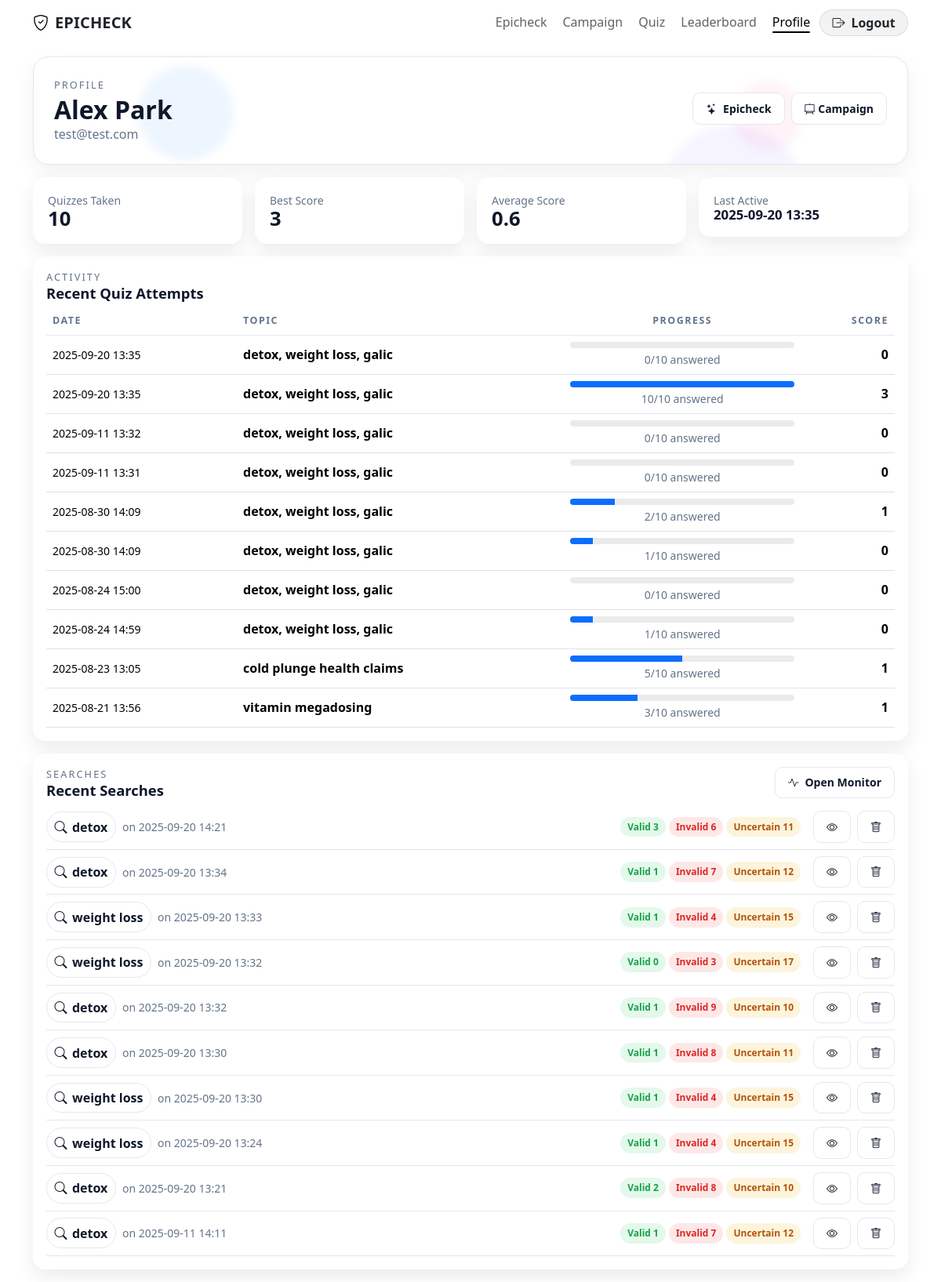
Screenshot of /profile (signed in) with the database file from the repository.
### tables this page shows
CREATE TABLE users (
            id            INTEGER PRIMARY KEY AUTOINCREMENT,
            name          TEXT,
            email         TEXT NOT NULL UNIQUE,
            password_hash TEXT NOT NULL,
            created_at    TEXT NOT NULL
        );

CREATE TABLE quiz_attempts (
            id         INTEGER PRIMARY KEY AUTOINCREMENT,
            quiz_id    INTEGER NOT NULL,
            user_id    INTEGER,                     -- null for anonymous
            anon_id    TEXT,                        -- per-session token for anonymous
            started_at TEXT NOT NULL,
            finished_at TEXT,
            score      INTEGER NOT NULL DEFAULT 0,
            FOREIGN KEY (quiz_id) REFERENCES quizzes(id) ON DELETE CASCADE,
            FOREIGN KEY (user_id) REFERENCES users(id) ON DELETE SET NULL
        );

CREATE TABLE quizzes (
            id         INTEGER PRIMARY KEY AUTOINCREMENT,
            topic      TEXT NOT NULL,
            is_daily   INTEGER NOT NULL DEFAULT 0,  -- 1 for daily quiz
            created_at TEXT NOT NULL
        );

CREATE TABLE searches (
            id          INTEGER PRIMARY KEY AUTOINCREMENT,
            keywords    TEXT NOT NULL,
            sources     TEXT NOT NULL,      -- comma-separated list (e.g., "youtube,reddit")
            created_at  TEXT NOT NULL       -- ISO 8601 UTC
        , user_id INTEGER);

### app.py (the view)
@app.route("/profile")
@login_required
def profile():
    db = get_db()
    user_id = g.user["id"]
    attempts = db.execute(
        """
        SELECT
          qa.id            AS attempt_id,
          qa.quiz_id,
          qa.score,
          qa.started_at,
          qa.finished_at,
          q.topic,
          q.is_daily,
          (SELECT COUNT(*) FROM quiz_items WHERE quiz_id = qa.quiz_id) AS total_items,
          (SELECT COUNT(*) FROM quiz_answers WHERE attempt_id = qa.id) AS answered
        FROM quiz_attempts qa
        JOIN quizzes q ON q.id = qa.quiz_id
        WHERE qa.user_id = ?
        ORDER BY qa.started_at DESC
        LIMIT 10
        """,
        (user_id,)
    ).fetchall()
    stats = db.execute(
        """
        SELECT
          COUNT(*)                 AS total_quizzes,
          COALESCE(AVG(score), 0)  AS avg_score,
          COALESCE(MAX(score), 0)  AS best_score,
          MAX(started_at)          AS last_active
        FROM quiz_attempts
        WHERE user_id = ?
        """,
        (user_id,)
    ).fetchone() or {"total_quizzes": 0, "avg_score": 0, "best_score": 0, "last_active": None}
    searches = db.execute(
        """
        SELECT s.id, s.keywords, s.sources, s.created_at,
               SUM(CASE WHEN p.verdict='valid' THEN 1 ELSE 0 END)     AS valid_count,
               SUM(CASE WHEN p.verdict='invalid' THEN 1 ELSE 0 END)   AS invalid_count,
               SUM(CASE WHEN p.verdict='uncertain' THEN 1 ELSE 0 END) AS uncertain_count
        FROM searches s
        LEFT JOIN posts p ON p.search_id = s.id
        WHERE s.user_id = ?
        GROUP BY s.id
        ORDER BY s.id DESC
        LIMIT 10
        """,
        (user_id,)
    ).fetchall()
    per_topic = db.execute(
        """
        SELECT qi.topic,
               COUNT(*)            AS answered,
               SUM(qa.correct)     AS correct
        FROM quiz_answers qa
        JOIN quiz_items   qi ON qi.id   = qa.item_id
        JOIN quiz_attempts qatt ON qatt.id = qa.attempt_id
        WHERE qatt.user_id = ?
        GROUP BY qi.topic
        ORDER BY answered DESC
        LIMIT 20
        """,
        (user_id,)
    ).fetchall()
    return render_template(
        "profile.html",
        is_guest=False,
        user=g.user,
        stats=dict(stats),
        attempts=[dict(r) for r in attempts],
        searches=[dict(r) for r in searches],
        per_topic=[dict(r) for r in per_topic],
    )

### app.py (called while the page is built)
def _parse_iso_any(value):
    if isinstance(value, datetime):
        dt = value
    else:
        s = str(value or "").strip()
        try:
            dt = datetime.fromisoformat(s.replace("Z", "+00:00"))
        except Exception:
            try:
                dt = datetime.strptime(s, "%Y-%m-%d %H:%M:%S")
            except Exception:
                return None
    if dt.tzinfo is None:
        dt = dt.replace(tzinfo=timezone.utc)
    else:
        dt = dt.astimezone(timezone.utc)
    return dt

@app.template_filter("dt")
def jinja_dt(value, fmt="%Y-%m-%d %H:%M"):
    dt = _parse_iso_any(value)
    if not dt:
        return "" if value in (None, "") else str(value)
    try:
        local = dt.astimezone(ZoneInfo(APP_TZ))
    except Exception:
        local = dt
    return local.strftime(fmt)

def get_db():
    if "db" not in g:
        g.db = sqlite3.connect(DB_PATH, detect_types=sqlite3.PARSE_DECLTYPES)
        g.db.row_factory = sqlite3.Row
    return g.db

@app.before_request
def load_current_user():
    uid = session.get("user_id")
    if uid:
        g.user = get_db().execute("SELECT * FROM users WHERE id = ?", (uid,)).fetchone()
    else:
        g.user = None

@app.context_processor
def inject_user():
    return {"current_user": g.user}

def login_required(fn):
    @wraps(fn)
    def wrapper(*args, **kwargs):
        if not g.user:
            return redirect(url_for("login", next=request.path))
        return fn(*args, **kwargs)
    return wrapper

### templates/profile.html (shortened to what this page needs)
{% extends "nav.html" %}
{% block content %}
<section class="container my-3">
  <div class="dash-hero">
    <div class="hero-bg-particles"><span></span><span></span></div>
    <div class="head">
      <div class="eyebrow">Profile</div>
      <div class="d-flex flex-wrap align-items-center justify-content-between">
        <h2 class="page-title mb-0">
          {{ 'Guest Dashboard' if is_guest else (user.name or 'Your Dashboard') }}
        </h2>
        <div class="d-flex align-items-center gap-2">
          <a class="btn btn-clean btn-sm" href="{{ url_for('monitor') }}"><i class="bi bi-stars me-1"></i> Epicheck</a>
          <a class="btn btn-clean btn-sm" href="{{ url_for('studio_home') }}"><i class="bi bi-easel2"></i> Campaign</a>
        </div>
      </div>
      <p class="kicker mb-0">
        {{ 'You are viewing a guest session (scores saved to this browser).' if is_guest else (user.email or '') }}
      </p>
    </div>
  </div>
</section>
<section class="container my-3">
  <div class="row g-3">
    <div class="col-12 col-md-3">
      <div class="glass stat-card">
        <div class="muted small">Quizzes Taken</div>
        <div class="stat-k">{{ stats.total_quizzes or 0 }}</div>
      </div>
    </div>
    <div class="col-12 col-md-3">
      <div class="glass stat-card">
        <div class="muted small">Best Score</div>
        <div class="stat-k">{{ (stats.best_score or 0) }}</div>
      </div>
    </div>
    <div class="col-12 col-md-3">
      <div class="glass stat-card">
        <div class="muted small">Average Score</div>
        <div class="stat-k">{{ (stats.avg_score or 0)|round(2) }}</div>
      </div>
    </div>
    <div class="col-12 col-md-3">
      <div class="glass stat-card">
        <div class="muted small">Last Active</div>
        <div class="stat-k" style="font-size:1.05rem;">
          {{ (stats.last_active|dt) if stats.last_active else '—' }}
        </div>
      </div>
    </div>
  </div>
</section>
<section class="container my-3">
  <div class="glass p-3">
    <div class="d-flex align-items-center justify-content-between">
      <div class="head mb-0">
        <div class="eyebrow">Activity</div>
        <h3 class="page-title" style="font-size:1.15rem; margin:0;">Recent Quiz Attempts</h3>
      </div>
    </div>
    <div class="table-responsive mt-2">
      <table class="table align-middle mb-0">
        <thead>
          <tr>
            <th>Date</th>
            <th>Topic</th>
            <th class="text-center">Progress</th>
            <th class="text-end">Score</th>
          </tr>
        </thead>
        <tbody>
          {% if attempts %}
            {% for a in attempts %}
            <tr>
              <td class="small">{{ a.started_at|dt }}</td>
              <td class="fw-semibold">{{ a.topic }}</td>
              <td class="text-center" style="min-width:160px;">
                {% set total = a.total_items or 0 %}
                {% set ans = a.answered or 0 %}
                {% set pct = (ans / total * 100) if total>0 else 0 %}
                <div class="progress">
                  <div class="progress-bar" role="progressbar" style="width: {{ pct|round(0) }}%"></div>
                </div>
                <div class="small muted mt-1">{{ ans }}/{{ total }} answered</div>
              </td>
              <td class="text-end fw-bold">{{ a.score }}</td>
            </tr>
            {% endfor %}
          {% else %}
            <tr><td colspan="5" class="text-center text-muted py-4">No attempts yet.</td></tr>
          {% endif %}
        </tbody>
      </table>
    </div>
  </div>
</section>
<section class="container my-3">
  <div class="glass p-3">
    <div class="d-flex align-items-center justify-content-between">
      <div class="head mb-0">
        <div class="eyebrow">Searches</div>
        <h3 class="page-title" style="font-size:1.15rem; margin:0;">Recent Searches</h3>
      </div>
      <a class="btn btn-clean btn-sm" href="{{ url_for('monitor') }}"><i class="bi bi-activity me-1"></i> Open Monitor</a>
    </div>
    <div class="mt-2">
      {% if searches %}
        {% for s in searches %}
         <div class="d-flex flex-wrap align-items-center justify-content-between py-2 border-bottom"
     style="border-color:var(--line) !important;"
     data-search-row="{{ s.id }}">
  <div class="d-flex align-items-center gap-2">
    <span class="kw-chip"><i class="bi bi-search"></i> {{ s.keywords }}</span>
    <span class="small muted">on {{ s.created_at|dt }}</span>
  </div>
  <div class="d-flex align-items-center gap-2">
    <div class="d-flex align-items-center gap-1 me-2">
      <span class="mini-pill p-valid">Valid {{ s.valid_count or 0 }}</span>
      <span class="mini-pill p-invalid">Invalid {{ s.invalid_count or 0 }}</span>
      <span class="mini-pill p-uncertain">Uncertain {{ s.uncertain_count or 0 }}</span>
    </div>
    <button type="button"
            class="btn btn-clean btn-sm"
            data-view-search="{{ s.id }}"
            title="View saved posts"
            aria-label="View saved posts">
      <i class="bi bi-eye"></i>
    </button>
    <button type="button"
            class="btn btn-clean btn-sm"
            data-delete-search="{{ s.id }}"
            title="Delete this search"
            aria-label="Delete this search">
      <i class="bi bi-trash"></i>
    </button>
  </div>
</div>
        {% endfor %}
      {% else %}
        <div class="text-center text-muted py-4">No searches yet.</div>
      {% endif %}
    </div>
  </div>
</section>
{% endblock %}

### templates/nav.html (style rules this page uses)
:root { --nav-glass-bg: color-mix(in srgb, var(--bs-body-bg) 65%, transparent); --nav-border: color-mix(in srgb, var(--bs-body-color) 12%, transparent); --link-muted: color-mix(in srgb, var(--bs-body-color) 72%, transparent); }

### templates/profile.html (style rules this page uses)
:root { --ink:#0f172a; --muted:#64748b; --line:#e5e7eb; --panel:#ffffff; --glass: rgba(255,255,255,.70); }
.dash-hero { position:relative; border-radius:20px; padding:26px; background: var(--panel); border:1px solid var(--line); box-shadow: 0 10px 28px rgba(0,0,0,.06); overflow:hidden; }
.dash-hero .hero-bg-particles { position:absolute; inset:0; pointer-events:none; z-index:0; }
.dash-hero .hero-bg-particles span { position:absolute; display:block; border-radius:50%; opacity:.7; filter: blur(6px); animation: float-particle linear infinite; }
.dash-hero .hero-bg-particles span:nth-child(1) { width:120px; height:120px; background:rgba(96,165,250,.16); top:8%; left:12%; animation-duration:18s; }
.dash-hero .hero-bg-particles span:nth-child(2) { width:180px; height:180px; background:rgba(167,139,250,.14); top:64%; left:72%; animation-duration:24s; animation-delay:-6s; }
.head { position:relative; z-index:1; }
.eyebrow { font-size:.8rem; letter-spacing:.16em; text-transform:uppercase; color: var(--muted); }
.page-title { margin:.25rem 0 .25rem; font-weight:800; line-height:1.15; color:var(--ink); }
.kicker { color: var(--muted); }
.glass { background: var(--glass); -webkit-backdrop-filter: blur(12px); backdrop-filter: blur(12px); border-radius:16px; border:1px solid rgba(255,255,255,.35); box-shadow: 0 10px 24px rgba(0,0,0,.08); }
.btn-clean { border:1px solid var(--line); background:#fff; color: var(--ink); font-weight:700; border-radius:10px; padding:.55rem 1rem; transition: background .18s ease, border-color .18s ease, box-shadow .18s ease; }
.stat-card { padding:18px; }
.stat-k { font-weight:800; font-size:1.6rem; line-height:1; color:var(--ink); }
.muted { color:var(--muted); }
.kw-chip { display:inline-flex; align-items:center; gap:.4rem; padding:.4rem .6rem; border-radius:999px; font-weight:700; background:#fff; border:1px solid var(--line); color:var(--ink); }
.mini-pill { border-radius:999px; padding:.18rem .5rem; font-size:.75rem; font-weight:700; border:1px solid transparent; }
.p-valid { background:rgba(34,197,94,.12); color:#16a34a; }
.p-invalid { background:rgba(239,68,68,.12); color:#dc2626; }
.p-uncertain { background:rgba(234,179,8,.14); color:#b45309; }
.table thead th { font-size:.78rem; letter-spacing:.12em; text-transform:uppercase; color:var(--muted); border-bottom-color:var(--line); }
.progress { height:8px; background: rgba(0,0,0,.08); }

### rows the page displays
users: name "Alex Park", email "test@test.com"
quiz_attempts: started_at|dt "2025-09-20 13:35", topic "detox, weight loss, galic", score "0", total "10"
quiz_attempts: started_at|dt "2025-09-20 13:35", topic "detox, weight loss, galic", {{ pct|round(0) }} 100.0 (drawn), ans "10", total "10", score "3"
quiz_attempts: started_at|dt "2025-09-11 13:32", topic "detox, weight loss, galic", score "0", total "10"
quiz_attempts: started_at|dt "2025-09-11 13:31", topic "detox, weight loss, galic", score "0", total "10"
quiz_attempts: started_at|dt "2025-08-30 14:09", topic "detox, weight loss, galic", {{ pct|round(0) }} 20.0 (drawn), ans "2", total "10", score "1"
quiz_attempts: started_at|dt "2025-08-30 14:09", topic "detox, weight loss, galic", {{ pct|round(0) }} 10.0 (drawn), user "1", total "10", score "0"
quiz_attempts: started_at|dt "2025-08-24 15:00", topic "detox, weight loss, galic", score "0", total "10"
quiz_attempts: started_at|dt "2025-08-24 14:59", topic "detox, weight loss, galic", {{ pct|round(0) }} 10.0 (drawn), user "1", total "10", score "0"
quiz_attempts: started_at|dt "2025-08-23 13:05", topic "cold plunge health claims", {{ pct|round(0) }} 50.0 (drawn), ans "5", total "10", score "1"
quiz_attempts: started_at|dt "2025-08-21 13:56", topic "vitamin megadosing", {{ pct|round(0) }} 30.0 (drawn), ans "3", total "10", score "1"
searches: keywords "detox", created_at|dt "2025-09-20 14:21", valid_count "3", invalid_count "6", uncertain_count "11"
searches: keywords "detox", created_at|dt "2025-09-20 13:34", user "1", invalid_count "7", uncertain_count "12"
searches: keywords "weight loss", created_at|dt "2025-09-20 13:33", user "1", invalid_count "4", uncertain_count "15"
searches: keywords "weight loss", created_at|dt "2025-09-20 13:32", valid_count "0", invalid_count "3", uncertain_count "17"
searches: keywords "detox", created_at|dt "2025-09-20 13:32", user "1", invalid_count "9", uncertain_count "10"
searches: keywords "detox", created_at|dt "2025-09-20 13:30", user "1", invalid_count "8", uncertain_count "11"
searches: keywords "weight loss", created_at|dt "2025-09-20 13:30", user "1", invalid_count "4", uncertain_count "15"
searches: keywords "weight loss", created_at|dt "2025-09-20 13:24", user "1", invalid_count "4", uncertain_count "15"
searches: keywords "detox", created_at|dt "2025-09-20 13:21", valid_count "2", invalid_count "8", uncertain_count "10"
searches: keywords "detox", created_at|dt "2025-09-11 14:11", user "1", invalid_count "7", uncertain_count "12"

### other values shown
{{ stats.total_quizzes or 0 }} "10"
{{ (stats.best_score or 0) }} "3"
{{ (stats.avg_score or 0)|round(2) }} "0.6"
{{ (stats.last_active|dt) if stats.last_active else '—' }} "2025-09-20 13:35"
